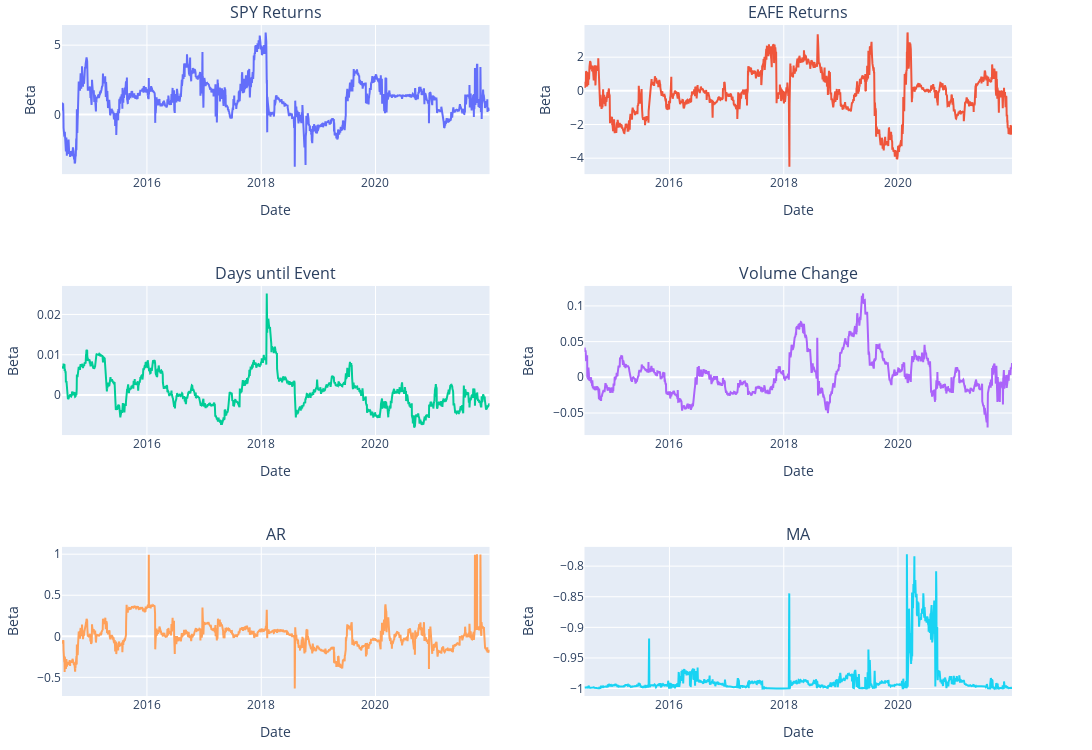

This figure's notebook cell:
### Markdown cell above
We can see that the MA component has the highest proportion of being significant, followed by the AR component, and then economic calendar. This is in line with what we qualitatively observed.

Now, let's look at the betas. We will *ignore* the fact that some of the betas aren't always significant. It should be remembered that this is a valid (and very important!) concern. For the highest statistical confidence, the coefficients should be significant: this will be touched on later. When looking at the betas, we are primarily looking at the signs. The betas can give an expected change in VIX returns with a change in a certain predictor. For example, in univariate linear regression, if we are regressing *price of house* on *square feet* and we obtain the following equation $ \text{Price of House} = 500 (\text{Square Feet}) + 2 $ (a potentially unrealistic equation), this would mean that for every 1 increase in square feet, we would expect the price of the house to increase by $500.

### Code cell
Model.plot_betas()

### Figure 1 — Plotly figure (JSON) as saved in the notebook; plotly's stock layout.template omitted (floating-point values rounded to 4 significant figures; data arrays with more than 128 entries replaced by an {"elided": "..."} marker saying what was removed)
{"data": [{"name": "SPY", "type": "scatter", "x": {"elided": "1887 str values"}, "xaxis": "x", "y": {"elided": "1887 float values"}, "yaxis": "y"}, {"name": "EAFE", "type": "scatter", "x": {"elided": "1887 str values"}, "xaxis": "x2", "y": {"elided": "1887 float values"}, "yaxis": "y2"}, {"name": "Calendar", "type": "scatter", "x": {"elided": "1887 str values"}, "xaxis": "x3", "y": {"elided": "1887 float values"}, "yaxis": "y3"}, {"name": "Volume", "type": "scatter", "x": {"elided": "1887 str values"}, "xaxis": "x4", "y": {"elided": "1887 float values"}, "yaxis": "y4"}, {"name": "AR", "type": "scatter", "x": {"elided": "1887 str values"}, "xaxis": "x5", "y": {"elided": "1887 float values"}, "yaxis": "y5"}, {"name": "MA", "type": "scatter", "x": {"elided": "1887 str values"}, "xaxis": "x6", "y": {"elided": "1887 float values"}, "yaxis": "y6"}], "layout": {"annotations": [{"font": {"size": 16}, "showarrow": false, "text": "SPY Returns", "x": 0.225, "xanchor": "center", "xref": "paper", "y": 1, "yanchor": "bottom", "yref": "paper"}, {"font": {"size": 16}, "showarrow": false, "text": "EAFE Returns", "x": 0.775, "xanchor": "center", "xref": "paper", "y": 1, "yanchor": "bottom", "yref": "paper"}, {"font": {"size": 16}, "showarrow": false, "text": "Days until Event", "x": 0.225, "xanchor": "center", "xref": "paper", "y": 0.6111, "yanchor": "bottom", "yref": "paper"}, {"font": {"size": 16}, "showarrow": false, "text": "Volume Change", "x": 0.775, "xanchor": "center", "xref": "paper", "y": 0.6111, "yanchor": "bottom", "yref": "paper"}, {"font": {"size": 16}, "showarrow": false, "text": "AR", "x": 0.225, "xanchor": "center", "xref": "paper", "y": 0.2222, "yanchor": "bottom", "yref": "paper"}, {"font": {"size": 16}, "showarrow": false, "text": "MA", "x": 0.775, "xanchor": "center", "xref": "paper", "y": 0.2222, "yanchor": "bottom", "yref": "paper"}], "height": 750, "margin": {"b": 25, "l": 25, "t": 25}, "showlegend": false, "width": 1250, "xaxis": {"anchor": "y", "domain": [0, 0.45], "title": {"text": "Date"}}, "xaxis2": {"anchor": "y2", "domain": [0.55, 1], "title": {"text": "Date"}}, "xaxis3": {"anchor": "y3", "domain": [0, 0.45], "title": {"text": "Date"}}, "xaxis4": {"anchor": "y4", "domain": [0.55, 1], "title": {"text": "Date"}}, "xaxis5": {"anchor": "y5", "domain": [0, 0.45], "title": {"text": "Date"}}, "xaxis6": {"anchor": "y6", "domain": [0.55, 1], "title": {"text": "Date"}}, "yaxis": {"anchor": "x", "domain": [0.7778, 1], "title": {"text": "Beta"}}, "yaxis2": {"anchor": "x2", "domain": [0.7778, 1], "title": {"text": "Beta"}}, "yaxis3": {"anchor": "x3", "domain": [0.3889, 0.6111], "title": {"text": "Beta"}}, "yaxis4": {"anchor": "x4", "domain": [0.3889, 0.6111], "title": {"text": "Beta"}}, "yaxis5": {"anchor": "x5", "domain": [0, 0.2222], "title": {"text": "Beta"}}, "yaxis6": {"anchor": "x6", "domain": [0, 0.2222], "title": {"text": "Beta"}}}}
